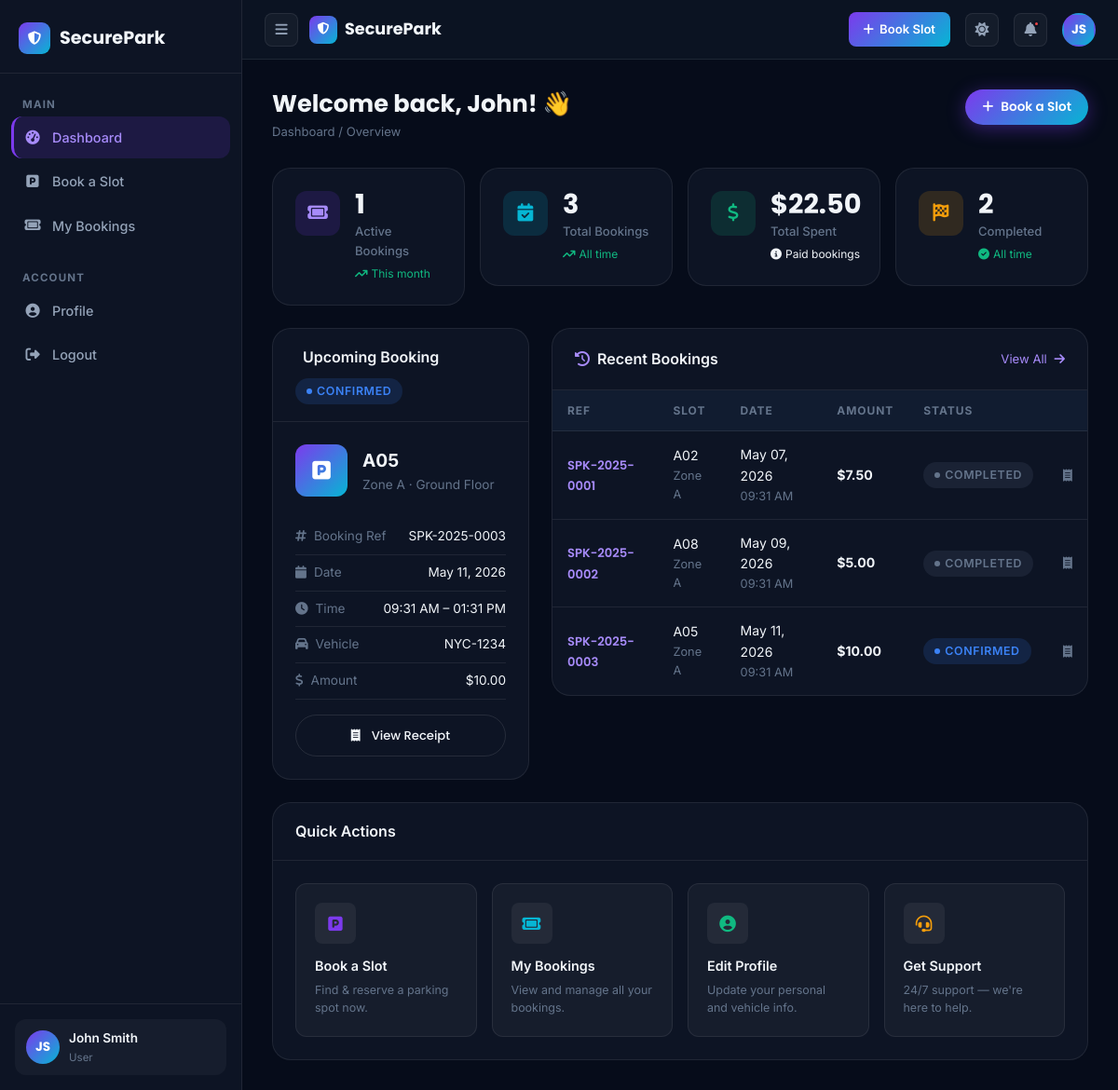
The app's page /dashboard.php (signed in) with its own data.
### tables this page shows
CREATE TABLE IF NOT EXISTS `bookings` (
  `id`             INT UNSIGNED  NOT NULL AUTO_INCREMENT,
  `booking_ref`    VARCHAR(20)   NOT NULL UNIQUE,
  `user_id`        INT UNSIGNED  NOT NULL,
  `slot_id`        INT UNSIGNED  NOT NULL,
  `vehicle_number` VARCHAR(30)   NOT NULL,
  `vehicle_type`   ENUM('car','motorcycle','suv','truck','van','ev') NOT NULL DEFAULT 'car',
  `start_time`     DATETIME      NOT NULL,
  `end_time`       DATETIME      NOT NULL,
  `duration_hours` DECIMAL(6,2)  NOT NULL,
  `amount`         DECIMAL(10,2) NOT NULL,
  `status`         ENUM('pending','confirmed','active','completed','cancelled') NOT NULL DEFAULT 'pending',
  `payment_status` ENUM('unpaid','paid','refunded') NOT NULL DEFAULT 'unpaid',
  `payment_method` VARCHAR(40)   DEFAULT NULL,
  `notes`          TEXT          DEFAULT NULL,
  `created_at`     DATETIME      NOT NULL DEFAULT CURRENT_TIMESTAMP,
  PRIMARY KEY (`id`),
  KEY `idx_user`   (`user_id`),
  KEY `idx_slot`   (`slot_id`),
  KEY `idx_status` (`status`),
  CONSTRAINT `fk_booking_user` FOREIGN KEY (`user_id`) REFERENCES `users`(`id`) ON DELETE CASCADE,
  CONSTRAINT `fk_booking_slot` FOREIGN KEY (`slot_id`) REFERENCES `parking_slots`(`id`) ON DELETE CASCADE
);

CREATE TABLE IF NOT EXISTS `parking_slots` (
  `id`          INT UNSIGNED NOT NULL AUTO_INCREMENT,
  `zone_id`     INT UNSIGNED NOT NULL,
  `slot_number` VARCHAR(10)  NOT NULL,
  `slot_type`   ENUM('standard','compact','large','handicap','ev') NOT NULL DEFAULT 'standard',
  `status`      ENUM('available','occupied','reserved','maintenance') NOT NULL DEFAULT 'available',
  `hourly_rate` DECIMAL(6,2) NOT NULL DEFAULT 2.50,
  PRIMARY KEY (`id`),
  UNIQUE KEY `uk_slot` (`zone_id`,`slot_number`),
  KEY `idx_status` (`status`),
  CONSTRAINT `fk_slot_zone` FOREIGN KEY (`zone_id`) REFERENCES `parking_zones`(`id`) ON DELETE CASCADE
);

CREATE TABLE IF NOT EXISTS `parking_zones` (
  `id`    INT UNSIGNED NOT NULL AUTO_INCREMENT,
  `name`  VARCHAR(80)  NOT NULL,
  `floor` VARCHAR(40)  NOT NULL,
  `color` VARCHAR(30)  NOT NULL DEFAULT '#4f46e5',
  PRIMARY KEY (`id`)
);

### includes/auth.php (called while the page is built, shortened)
<?php
function getCurrentUser(): array {
    return [
        'id'             => $_SESSION['user_id']   ?? 0,
        'name'           => $_SESSION['name']       ?? '',
        'email'          => $_SESSION['email']      ?? '',
        'phone'          => $_SESSION['phone']      ?? '',
        'vehicle_number' => $_SESSION['vehicle_number'] ?? '',
        'role'           => $_SESSION['role']       ?? 'user',
    ];
}

### dashboard.php (the view, shortened to what this page needs)
<?php
require_once __DIR__ . '/includes/auth.php';
require_once __DIR__ . '/config/db.php';
$user        = getCurrentUser();
$uid   = (int)$user['id'];
$stats = [];
$r = $conn->query("SELECT COUNT(*) c FROM bookings WHERE user_id=$uid AND status IN ('pending','confirmed','active')");
$stats['active'] = $r->fetch_assoc()['c'];
$r = $conn->query("SELECT COUNT(*) c FROM bookings WHERE user_id=$uid");
$stats['total'] = $r->fetch_assoc()['c'];
$r = $conn->query("SELECT COALESCE(SUM(amount),0) s FROM bookings WHERE user_id=$uid AND payment_status='paid'");
$stats['spent'] = number_format($r->fetch_assoc()['s'], 2);
$r = $conn->query("SELECT COUNT(*) c FROM bookings WHERE user_id=$uid AND status='completed'");
$stats['completed'] = $r->fetch_assoc()['c'];
$recent = $conn->query("
    SELECT b.*, pz.name zone_name, ps.slot_number, ps.slot_type
    FROM bookings b
    JOIN parking_slots ps ON b.slot_id = ps.id
    JOIN parking_zones pz ON ps.zone_id = pz.id
    WHERE b.user_id = $uid
    ORDER BY b.created_at DESC
    LIMIT 5
");
$upcoming = $conn->query("
    SELECT b.*, pz.name zone_name, ps.slot_number, pz.floor
    FROM bookings b
    JOIN parking_slots ps ON b.slot_id = ps.id
    JOIN parking_zones pz ON ps.zone_id = pz.id
    WHERE b.user_id = $uid AND b.status IN ('confirmed','pending') AND b.start_time > NOW()
    ORDER BY b.start_time ASC
    LIMIT 1
")->fetch_assoc();
?>
<!DOCTYPE html>
<html lang="en">
<head>
  <link rel="stylesheet" href="https://cdnjs.cloudflare.com/ajax/libs/bootstrap/5.3.3/css/bootstrap.min.css">
  <link rel="stylesheet" href="https://cdnjs.cloudflare.com/ajax/libs/font-awesome/6.5.1/css/all.min.css">
  <link rel="stylesheet" href="/securepark/assets/css/style.css">
</head>
<body>
<div class="dash-layout">
  <?php include __DIR__ . '/includes/dash_sidebar.php'; ?>
  <div class="dash-content" id="dashContent">
    <?php include __DIR__ . '/includes/dash_nav.php'; ?>
    <div class="page-content">
      <div class="page-header">
        <div>
          <h1 class="page-title">Welcome back, <?= htmlspecialchars(explode(' ',$user['name'])[0]) ?>! 👋</h1>
          <div class="page-breadcrumb">Dashboard / Overview</div>
        </div>
        <a href="/securepark/book.php" class="btn-primary-custom btn-sm-custom">
          <i class="fas fa-plus"></i> Book a Slot
        </a>
      </div>
      <div class="row g-3 mb-4">
        <div class="col-6 col-xl-3">
          <div class="dash-stat-card">
            <div class="stat-icon-box icon-purple"><i class="fas fa-ticket"></i></div>
            <div class="stat-info">
              <div class="stat-value"><?= $stats['active'] ?></div>
              <div class="stat-title">Active Bookings</div>
              <div class="stat-change up"><i class="fas fa-arrow-trend-up me-1"></i>This month</div>
            </div>
          </div>
        </div>
        <div class="col-6 col-xl-3">
          <div class="dash-stat-card">
            <div class="stat-icon-box icon-cyan"><i class="fas fa-calendar-check"></i></div>
            <div class="stat-info">
              <div class="stat-value"><?= $stats['total'] ?></div>
              <div class="stat-title">Total Bookings</div>
              <div class="stat-change up"><i class="fas fa-arrow-trend-up me-1"></i>All time</div>
            </div>
          </div>
        </div>
        <div class="col-6 col-xl-3">
          <div class="dash-stat-card">
            <div class="stat-icon-box icon-green"><i class="fas fa-dollar-sign"></i></div>
            <div class="stat-info">
              <div class="stat-value">$<?= $stats['spent'] ?></div>
              <div class="stat-title">Total Spent</div>
              <div class="stat-change"><i class="fas fa-circle-info me-1"></i>Paid bookings</div>
            </div>
          </div>
        </div>
        <div class="col-6 col-xl-3">
          <div class="dash-stat-card">
            <div class="stat-icon-box icon-amber"><i class="fas fa-flag-checkered"></i></div>
            <div class="stat-info">
              <div class="stat-value"><?= $stats['completed'] ?></div>
              <div class="stat-title">Completed</div>
              <div class="stat-change up"><i class="fas fa-circle-check me-1"></i>All time</div>
            </div>
          </div>
        </div>
      </div>
      <div class="row g-4">
        <div class="col-lg-4">
          <?php if ($upcoming): ?>
          <div class="section-card h-100">
            <div class="section-card-header">
              <div class="section-card-title"><i class="fas fa-calendar-star me-2" style="color:var(--accent)"></i>Upcoming Booking</div>
              <span class="status-badge badge-<?= $upcoming['status'] ?>"><?= ucfirst($upcoming['status']) ?></span>
            </div>
            <div class="section-card-body">
              <div class="d-flex align-items-center gap-3 mb-4">
                <div style="width:56px;height:56px;background:var(--gradient);border-radius:var(--radius-md);display:flex;align-items:center;justify-content:center;font-size:1.4rem;color:#fff">
                  <i class="fas fa-square-parking"></i>
                </div>
                <div>
                  <div style="font-size:1.2rem;font-weight:700"><?= htmlspecialchars($upcoming['slot_number']) ?></div>
                  <div style="font-size:0.85rem;color:var(--text-muted)"><?= htmlspecialchars($upcoming['zone_name']) ?> · <?= htmlspecialchars($upcoming['floor']) ?></div>
                </div>
              </div>
              <?php
              $rows = [
                ['fas fa-hashtag',     'Booking Ref',  $upcoming['booking_ref']],
                ['fas fa-calendar',    'Date',         date('M d, Y', strtotime($upcoming['start_time']))],
                ['fas fa-clock',       'Time',         date('h:i A', strtotime($upcoming['start_time'])) . ' – ' . date('h:i A', strtotime($upcoming['end_time']))],
                ['fas fa-car',         'Vehicle',      strtoupper($upcoming['vehicle_number'])],
                ['fas fa-dollar-sign', 'Amount',       '$' . number_format($upcoming['amount'],2)],
              ];
              foreach ($rows as [$icon,$label,$val]):
              ?>
              <div class="d-flex justify-content-between py-2" style="border-bottom:1px solid var(--border);font-size:0.85rem">
                <span style="color:var(--text-muted)"><i class="<?= $icon ?> me-2"></i><?= $label ?></span>
                <span class="fw-500"><?= htmlspecialchars($val) ?></span>
              </div>
              <?php endforeach; ?>
              <a href="/securepark/booking-receipt.php?ref=<?= urlencode($upcoming['booking_ref']) ?>" class="btn-outline-custom w-100 justify-content-center mt-3" style="font-size:0.82rem">
                <i class="fas fa-receipt me-1"></i> View Receipt
              </a>
            </div>
          </div>
          <?php endif; ?>
        </div>
        <div class="col-lg-8">
          <div class="data-table-wrap">
            <div class="data-table-header">
              <div class="data-table-title"><i class="fas fa-clock-rotate-left me-2" style="color:var(--primary-light)"></i>Recent Bookings</div>
              <a href="/securepark/my-bookings.php" style="font-size:0.82rem;color:var(--primary-light)">View All <i class="fas fa-arrow-right ms-1"></i></a>
            </div>
            <?php if ($recent->num_rows > 0): ?>
            <div class="table-responsive">
              <table class="sp-table" id="recentTable">
                <thead>
                  <tr>
                    <th>Ref</th><th>Slot</th><th>Date</th><th>Amount</th><th>Status</th><th></th>
                  </tr>
                </thead>
                <tbody>
                  <?php while ($b = $recent->fetch_assoc()): ?>
                  <tr>
                    <td><span style="font-family:'Poppins',sans-serif;font-weight:600;font-size:0.82rem;color:var(--primary-light)"><?= htmlspecialchars($b['booking_ref']) ?></span></td>
                    <td>
                      <div><?= htmlspecialchars($b['slot_number']) ?></div>
                      <div class="td-muted"><?= htmlspecialchars($b['zone_name']) ?></div>
                    </td>
                    <td>
                      <div><?= date('M d, Y', strtotime($b['start_time'])) ?></div>
                      <div class="td-muted"><?= date('h:i A', strtotime($b['start_time'])) ?></div>
                    </td>
                    <td><strong>$<?= number_format($b['amount'],2) ?></strong></td>
                    <td><span class="status-badge badge-<?= $b['status'] ?>"><?= ucfirst($b['status']) ?></span></td>
                    <td><a href="/securepark/booking-receipt.php?ref=<?= urlencode($b['booking_ref']) ?>" title="View Receipt" style="color:var(--text-muted);font-size:0.82rem"><i class="fas fa-receipt"></i></a></td>
                  </tr>
                  <?php endwhile; ?>
                </tbody>
              </table>
            </div>
            <?php endif; ?>
          </div>
        </div>
        <div class="col-12">
          <div class="section-card">
            <div class="section-card-header"><div class="section-card-title">Quick Actions</div></div>
            <div class="section-card-body">
              <div class="row g-3">
                <?php $actions = [
                  ['/securepark/book.php',        'fas fa-square-parking','Book a Slot',    'Find & reserve a parking spot now.',            'var(--primary)'],
                  ['/securepark/my-bookings.php', 'fas fa-ticket',        'My Bookings',    'View and manage all your bookings.',             'var(--accent)'],
                  ['/securepark/profile.php',     'fas fa-user-circle',   'Edit Profile',   'Update your personal and vehicle info.',         'var(--success)'],
                  ['#',                           'fas fa-headset',       'Get Support',    '24/7 support — we\'re here to help.',           'var(--warning)'],
                ]; foreach ($actions as [$url,$icon,$title,$desc,$color]): ?>
                <div class="col-6 col-md-3">
                  <a href="<?= $url ?>" style="display:block;padding:20px;background:var(--glass-bg);border:1px solid var(--border);border-radius:var(--radius-md);text-decoration:none;transition:var(--transition)" onmouseover="this.style.borderColor='<?= $color ?>'" onmouseout="this.style.borderColor='var(--border)'">
                    <div style="width:44px;height:44px;background:rgba(255,255,255,0.06);border-radius:var(--radius-sm);display:flex;align-items:center;justify-content:center;font-size:1.1rem;color:<?= $color ?>;margin-bottom:12px"><i class="<?= $icon ?>"></i></div>
                    <div style="font-weight:600;font-size:0.9rem;margin-bottom:4px"><?= $title ?></div>
                    <div style="font-size:0.78rem;color:var(--text-muted)"><?= $desc ?></div>
                  </a>
                </div>
                <?php endforeach; ?>
              </div>
            </div>
          </div>
        </div>
      </div>
    </div>
  </div>
</div>
</body>
</html>

### records on screen
bookings: status "CONFIRMED", slot.slot_number "A05", parking_zones.name "Zone A", parking_zones.floor "Ground Floor", booking_ref "SPK-2025-0003", start_time "May 11, 2026", start_time "09:31 AM", amount "10.00"
bookings: booking_ref "SPK-2025-0001", slot.slot_number "A02", parking_zones.name "Zone A", start_time "May 07, 2026", start_time "09:31 AM", amount "7.50", status "COMPLETED"
bookings: booking_ref "SPK-2025-0002", slot.slot_number "A08", parking_zones.name "Zone A", start_time "May 09, 2026", start_time "09:31 AM", amount "5.00", status "COMPLETED"

### other values on screen
$user['name'] "John Smith"
$initials "JS"
explode(' ',$user['name'])[0] "John"
$stats['active'] "1"
$stats['total'] "3"
$stats['spent'] "22.50"
$stats['completed'] "2"
$label "Booking Ref"
$val "SPK-2025-0003"
$label "Date"
$val "May 11, 2026"
$label "Time"
$val "09:31 AM – 01:31 PM"
$label "Vehicle"
$val "NYC-1234"
